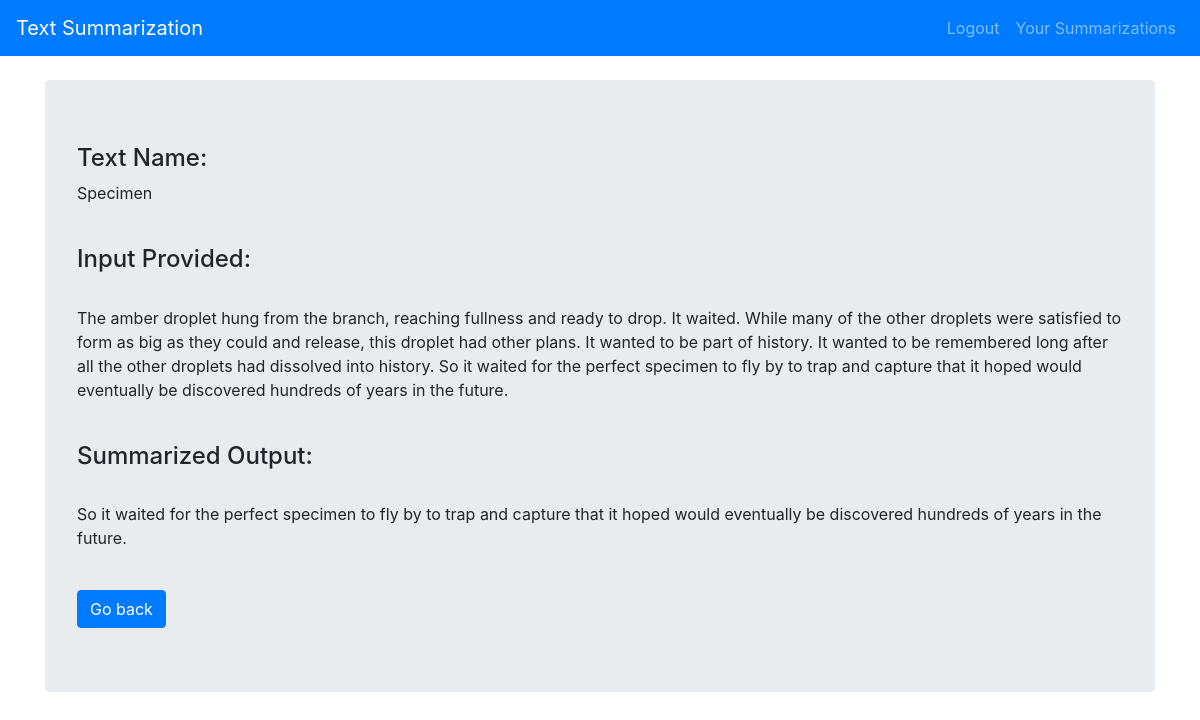
Screenshot of /summarization/detail/6/ (signed in) with the database file from the repository.
### main/models.py (models this page shows, shortened)
class Summarized(models.Model):
	user = models.ForeignKey(User,on_delete=models.CASCADE,default=None)
	text = models.CharField(max_length = 50)
	text_input = models.TextField()
	text_output = models.TextField()
	created_date = models.DateTimeField(blank = True, null = True)

### main/views.py (the view)
# urls.py: path("summarization/detail/<int:pk>/",views.DetailSummarization.as_view(), name="detail"),
class DetailSummarization(LoginRequiredMixin,DetailView):
    template_name = 'detail.html'
    model = Summarized
    context_object_name = 'summarized' #Context name used in template

### templates/detail.html
{% extends 'header.html' %}
{% block content %}
    <br>
	<div class="jumbotron">
        {% if summarized.user == request.user %}
            <h4>Text Name:</h4>
            <p>{{summarized.text}}</p>
            <br>
            <h4>Input Provided:</h4><br>
            <p>{{summarized.text_input}}</p>
            <br>
            <h4>Summarized Output:</h4><br>
            <p>{{summarized.text_output}}</p>
            <br>
            <a href="{% url 'main:your_summarizations' %}"><button class="btn btn-primary">Go back</button></a>
        {% else %}
            <div class="container">
                <h2 class="heading font-weight-light text-center">You don't have access to this page!</h2>
            </div>
        {% endif %}
    </div>
{% endblock %}

### rows the page displays
Summarized: text "Specimen", text_input "The amber droplet hung from the branch, reaching fullness and ready to drop. It waited. While many of the other droplets were satisfied to form as big as they could and release, this droplet had other plans. It wanted to be part of history. It wanted to be remembered long after all the other droplets had dissolved into history. So it waited for the perfect specimen to fly by to trap and capture that it hoped would eventually be discovered hundreds of years in the future.", text_output "So it waited for the perfect specimen to fly by to trap and capture that it hoped would eventually be discovered hundreds of years in the future."
